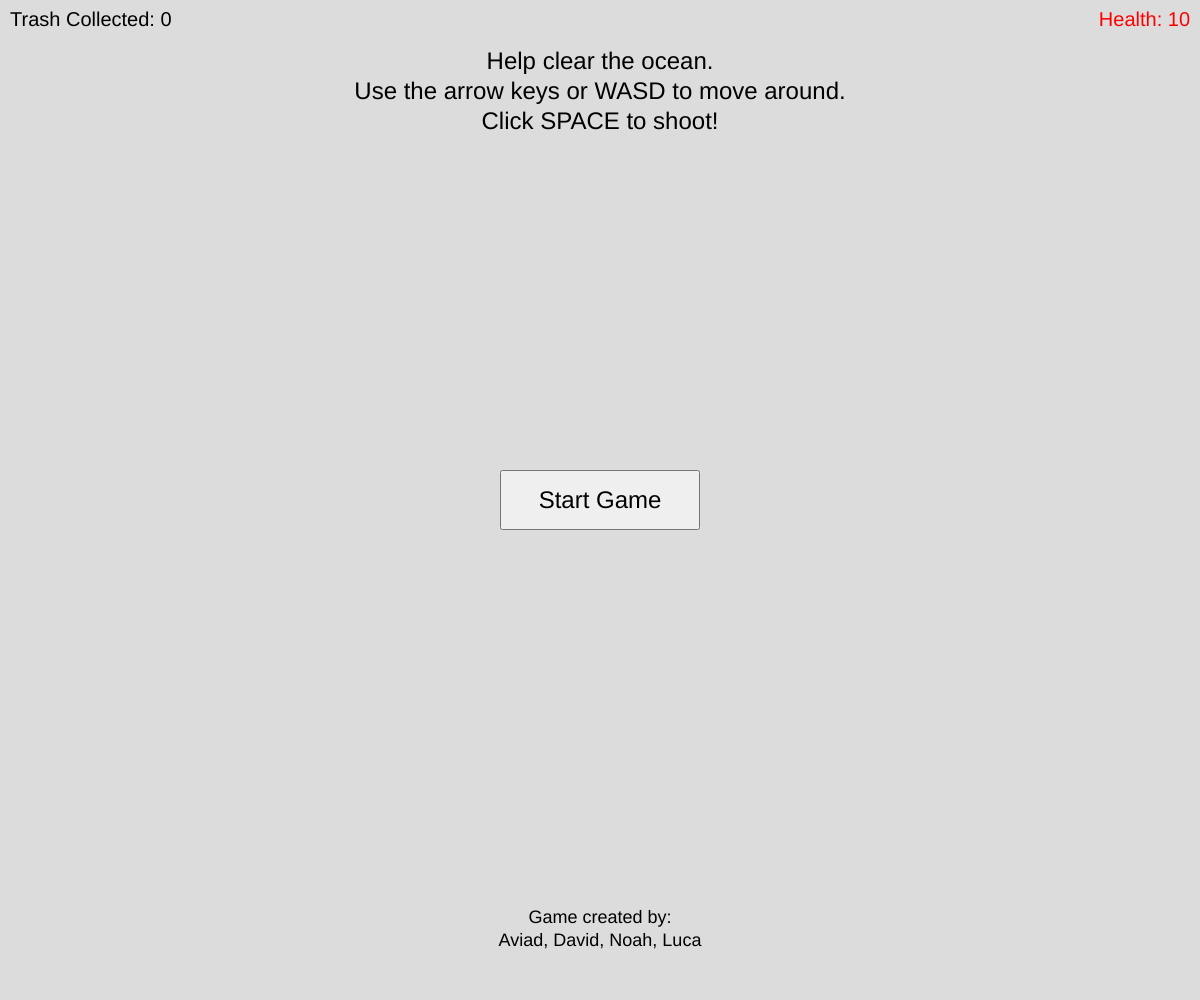
Frame 1 (no input)
Frame 60 (no input): identical to frame 1, image omitted
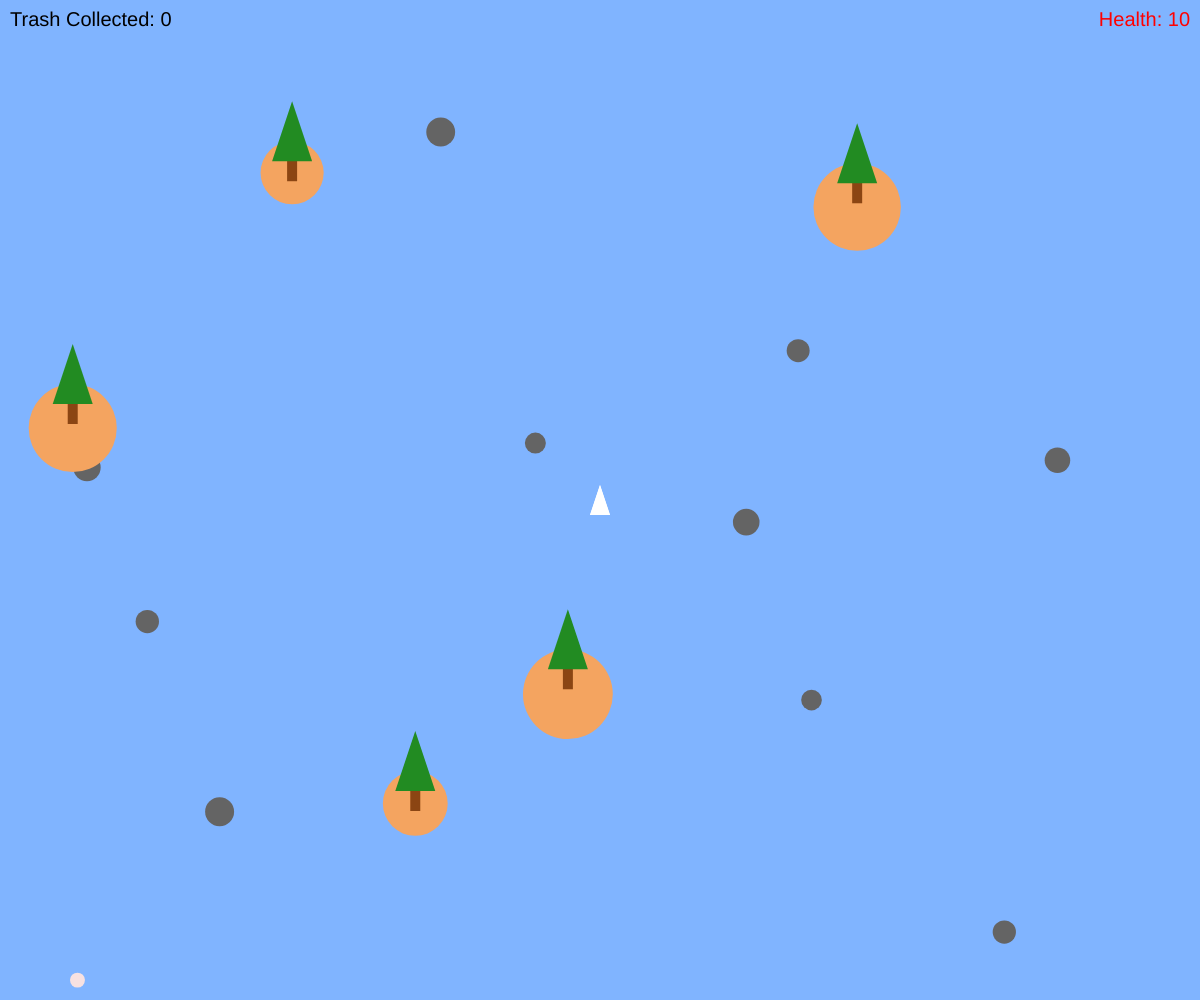
Frame 120 (the mouse pressed at the canvas centre since frame 60)

The p5.js sketch that drew these frames (run headless with seeded random() and noise() and a simulated clock; from frame 60 on, the mouse is pressed at the canvas centre):

// p5.js sketch
// ── sketch.js
let currentState, startButton, backButton, winButton;
let islands = [],
  rocks = [],
  player,
  pressedKeys = {},
  trash = [];
let velocity;
let bullets = [],
  enemyBullets = [];
let collectedTrashCount = 0;
let lastTrashSpawn = 0;
let startGeneratingTrash = false;
let rotationSpeed = 0.05,
  acceleration = 1,
  maxSpeed = 5,
  frictionCoefficient = 0.5;
let lastBulletTime = 0,
  fireDelay = 1500;
let lastEnemySpawnTime = 0,
  enemySpawnDelay = 5000;
let playerHealth = 10; // Set player health back to 10
let enemies = [];
let borderPadding = 1; // Padding around the edges of the canvas

function setup() {
  createCanvas(windowWidth, windowHeight);
  currentState = "mainMenu";
  createMainMenuButtons();
  lastTrashSpawn = millis(); // Initialize lastTrashSpawn to current time
  player = new Player(width / 2, height / 2);
  velocity = createVector(0, 0);
}

function draw() {
  background(currentState === 'game' ? color(128, 180, 255) : color(220));
  handleInput();
  updateBullets();
  updateEnemyBullets();
  drawPlayer();
  
  if (currentState === 'game') {
    if (startGeneratingTrash && millis() - lastTrashSpawn > 2000 && trash.length < 20) {
      lastTrashSpawn = millis();
      generateNewTrash();
    }
    
    rocks.concat(islands).forEach(obj => obj.display());
    trash.forEach(obj => obj.display());
    player.update();
    player.draw();
    
    // Check for trash pickup
    for (let i = trash.length - 1; i >= 0; i--) {
      if (trash[i].isCollected(player.x, player.y, player.size)) {
        trash.splice(i, 1); // Remove collected trash
        collectedTrashCount++;
      }
    }
    
    // Check for collisions with rocks
    for (let i = 0; i < rocks.length; i++) {
      if (rocks[i].collidesWith(player.x, player.y, player.size)) {
        player.handleCollision();
      }
    }

    // Check for collisions with islands
    for (let i = 0; i < islands.length; i++) {
      if (islands[i].collidesWith(player.x, player.y, player.size)) {
        player.handleCollision();
      }
    }

    // Update and display enemies
    for (let i = enemies.length - 1; i >= 0; i--) {
      enemies[i].update(player.x, player.y);
      enemies[i].display();
      enemies[i].shoot(); // Call the shoot method for each enemy
      if (player.collide(enemies[i])) {
        playerHealth--;
        enemies.splice(i, 1);
      }
      // Check for collisions with player bullets
      for (let j = bullets.length - 1; j >= 0; j--) {
        if (enemies[i] && enemies[i].collideWithBullet(bullets[j])) {
          enemies.splice(i, 1);
          bullets.splice(j, 1);
        }
      }
    }

    // Check for player health
    if (playerHealth <= 0) {
      gameOver();
    }

    // Spawn enemies every 5 seconds
    if (millis() - lastEnemySpawnTime > enemySpawnDelay) {
      spawnEnemy();
      lastEnemySpawnTime = millis();
    }

    // Check for win condition
    if (collectedTrashCount >= 50) {
      winGame();
    }
  }

  if (currentState === 'mainMenu') {
    displayMainMenuText();
    startButton.size(200, 60);
    startButton.show();
    backButton.hide(); 
    winButton.hide();
  } else if (currentState === 'game') {
    startButton.hide();
    backButton.hide(); 
  } else if (currentState === 'win') {
    winButton.show();
    backButton.show();
    startButton.hide();
  }
  
  // Draw health text on top of everything
  drawHealth();
  
  // Draw trash collected text on top of everything
  fill(0);
  textSize(20);
  textAlign(LEFT, TOP);
  text(`Trash Collected: ${collectedTrashCount}`, 10, 10);
}


function displayMainMenuText() {
  textSize(24);
  textAlign(CENTER, TOP);
  fill(0);
  text(
    "Help clear the ocean.\nUse the arrow keys or WASD to move around.\nClick SPACE to shoot!",
    width / 2,
    50
  );

  textSize(18);
  textAlign(CENTER, BOTTOM);
  text("Game created by:\nAviad, David, Noah, Luca", width / 2, height - 50);
}

function createMainMenuButtons() {
  startButton = createButton("Start Game");

  startButton.position(width / 2 - 100, height / 2 - 30);
  startButton.size(200, 60);
  startButton.style("font-size", "24px");
  startButton.mousePressed(startGame);

  backButton = createButton("Back to Main Menu");
  backButton.position(width / 2 - 80, height / 1.9 + 70);
  backButton.mousePressed(goToMainMenu);
  backButton.hide();
  
  winButton = createButton("You Win!");
  winButton.position(width / 2 - 80, height / 2 - 30);
  winButton.size(200, 60);
  winButton.style("font-size", "24px");
  winButton.mousePressed(goToMainMenu);
  winButton.hide();
}

function cleanGame () {
  collectedTrashCount = 0;
  islands = [];
  rocks = [];
  trash = [];
  enemies = [];
}

function startGame() {
  currentState = "game";
  cleanGame();
  player = new Player(width / 2, height / 2);
  collectedTrashCount = 0;
  playerHealth = 10; // Reset player health to maximum value
  generateIslands();
  generateRocks();
  startGeneratingTrash = true;
}

function goToMainMenu() {
  currentState = "mainMenu";
}

function winGame() {
  currentState = "win";
}

function generateRocks() {
  let numRocks = 10;
  let playerSize = player.size;
  for (let i = 0; i < numRocks; i++) {
    let x, y, size;
    let overlapping = true;
    while (overlapping) {
      x = random(width);
      y = random(height);
      size = random(20, 30);
      if (dist(x, y, player.x, player.y) > (playerSize + size) / 2)
        overlapping = false;
    }
    rocks.push(new Rock(x, y, size));
  }
}

function generateIslands() {
  let numIslands = 5;
  let playerSize = player.size;
  for (let i = 0; i < numIslands; i++) {
    let x, y, size;
    let overlapping = true;
    while (overlapping) {
      x = random(width);
      y = random(height);
      size = random(50, 100);
      if (dist(x, y, player.x, player.y) > (playerSize + size) / 2)
        overlapping = false;
    }
    islands.push(new Island(x, y, size));
  }
}

function generateNewTrash() {
  let newTrash;
  while (!newTrash) {
    let x = random(width);
    let y = random(height);
    let size = random(5, 15);
    let tooCloseToObstacle = rocks
      .concat(islands)
      .some((obj) => dist(x, y, obj.x, obj.y) < 50);
    if (!tooCloseToObstacle) newTrash = new Trash(x, y, size);
  }
  trash.push(newTrash);
}

function keyPressed() {
  pressedKeys[keyCode] = true;
}
function keyReleased() {
  pressedKeys[keyCode] = false;
}

function handleInput() {
  let previousX = player.x;
  let previousY = player.y;

  if (pressedKeys[UP_ARROW] || pressedKeys[87]) {
    // W key
    let movement = p5.Vector.fromAngle(player.rotation - HALF_PI);
    movement.mult(acceleration);
    velocity.add(movement).limit(maxSpeed);
  }

  if (pressedKeys[LEFT_ARROW] || pressedKeys[65]) player.rotation -= rotationSpeed; // A key
  if (pressedKeys[RIGHT_ARROW] || pressedKeys[68]) player.rotation += rotationSpeed; // D key

  if (pressedKeys[32] && millis() - lastBulletTime > fireDelay) {
    // SPACE key
    bullets.push({
      x: player.x,
      y: player.y,
      velocity: p5.Vector.fromAngle(player.rotation - HALF_PI).mult(8),
    });
    lastBulletTime = millis();
  }

  player.x += velocity.x;
  player.y += velocity.y;

  // Keep the player within the boundaries of the canvas, considering the borderPadding
  player.x = constrain(player.x, borderPadding, width - borderPadding - player.size / 2);
  player.y = constrain(player.y, borderPadding, height - borderPadding - player.size / 2);

  let speed = velocity.mag();
  if (speed > 0) velocity.add(velocity.copy().mult(-1).mult(frictionCoefficient));

  // Check for collisions with rocks
  for (let i = 0; i < rocks.length; i++) {
    if (rocks[i].collidesWith(player.x, player.y, player.size)) {
      player.x = previousX; // Revert player's x position
      player.y = previousY; // Revert player's y position
      velocity.mult(-0.5); // Reverse velocity to simulate collision response
    }
  }

  // Check for collisions with islands
  for (let i = 0; i < islands.length; i++) {
    if (islands[i].collidesWith(player.x, player.y, player.size)) {
      player.x = previousX; // Revert player's x position
      player.y = previousY; // Revert player's y position
      velocity.mult(-0.5); // Reverse velocity to simulate collision response
    }
  }
}



function drawPlayer() {
  push();
  translate(player.x, player.y);
  rotate(player.rotation);
  fill(255);
  beginShape();
  vertex(0, -15);
  vertex(10, 15);
  vertex(-10, 15);
  endShape(CLOSE);
  pop();
}

function updateBullets() {
  for (let i = bullets.length - 1; i >= 0; i--) {
    let bullet = bullets[i];
    bullet.x += bullet.velocity.x;
    bullet.y += bullet.velocity.y;
    fill(255, 0, 0);
    ellipse(bullet.x, bullet.y, 8, 8);
    
    // Check for collisions with rocks
    for (let j = 0; j < rocks.length; j++) {
      if (rocks[j].collidesWith(bullet.x, bullet.y, 0)) {
        bullets.splice(i, 1); // Remove bullet if it collides with a rock
        break; // Exit the loop once a collision is detected
      }
    }
    
    // Check for collisions with islands
    for (let j = 0; j < islands.length; j++) {
      if (islands[j].collidesWith(bullet.x, bullet.y, 0)) {
        bullets.splice(i, 1); // Remove bullet if it collides with an island
        break; // Exit the loop once a collision is detected
      }
    }
    
    if (
      bullet.x < 0 ||
      bullet.x > width ||
      bullet.y < 0 ||
      bullet.y > height
    )
      bullets.splice(i, 1);
  }
}

function updateEnemyBullets() {
  for (let i = enemyBullets.length - 1; i >= 0; i--) {
    let bullet = enemyBullets[i];
    bullet.x += bullet.velocity.x;
    bullet.y += bullet.velocity.y;
    fill(0, 0, 255);
    ellipse(bullet.x, bullet.y, 8, 8);

    // Check for collisions with rocks
    for (let j = 0; j < rocks.length; j++) {
      if (rocks[j].collidesWith(bullet.x, bullet.y, 0)) {
        enemyBullets.splice(i, 1); // Remove bullet if it collides with a rock
        break; // Exit the loop once a collision is detected
      }
    }

    // Check for collisions with islands
    for (let j = 0; j < islands.length; j++) {
      if (islands[j].collidesWith(bullet.x, bullet.y, 0)) {
        enemyBullets.splice(i, 1); // Remove bullet if it collides with an island
        break; // Exit the loop once a collision is detected
      }
    }

    // Check if bullet is out of bounds
    if (
      bullet.x < 0 ||
      bullet.x > width ||
      bullet.y < 0 ||
      bullet.y > height
    )
      enemyBullets.splice(i, 1);

    // Check for collision with player
    if (player.collideWithBullet(bullet)) {
      playerHealth--;
      enemyBullets.splice(i, 1);
    }
  }
}


class Rock {
  constructor(x, y, size) {
    this.x = x;
    this.y = y;
    this.size = size;
  }
  display() {
    fill(100);
    noStroke();
    ellipse(this.x, this.y, this.size);
  }
  collidesWith(x, y, otherSize) {
    return dist(x, y, this.x, this.y) < (otherSize + this.size) / 2;
  }
}

class PalmTree {
  constructor(x, y) {
    this.x = x;
    this.y = y;
  }

  display() {
    fill(139, 69, 19);
    rect(this.x - 5, this.y, 10, 40);
    fill(34, 139, 34);
    triangle(
      this.x - 20,
      this.y + 20,
      this.x + 20,
      this.y + 20,
      this.x,
      this.y - 40
    );
  }
}

class Island {
  constructor(x, y, size) {
    this.x = x;
    this.y = y;
    this.size = size;
    this.palmTree = new PalmTree(this.x, this.y - this.size / 2);
  }

  display() {
    fill(244, 164, 96);
    noStroke();
    ellipse(this.x, this.y, this.size);
    this.palmTree.display();
  }

  collidesWith(x, y, otherSize) {
    return dist(x, y, this.x, this.y) < (otherSize + this.size) / 2;
  }
}

class Trash {
  constructor(x, y, size = 5) {
    this.x = x;
    this.y = y;
    this.size = size;
    this.color = color(random(200, 255), random(200, 255), random(200, 255));
  }

  display() {
    fill(this.color);
    noStroke();
    ellipse(this.x, this.y, this.size, this.size);
  }

  isCollected(x, y, size) {
    if (dist(x, y, this.x, this.y) < size / 2) {
      collectedTrashCount += 0,5; // Increment by 2 when trash is collected
      return true;
    }
    return false;
  }
}

class Player {
  constructor(x, y) {
    this.x = x;
    this.y = y;
    this.rotation = 0;
    this.size = 30; // Assuming a default size for the player
  }

  update() {
    // Update player logic goes here if needed
  }

  draw() {
    // Draw player logic goes here
    drawPlayer(this.x, this.y, this.rotation);
  }

  handleCollision() {
    // Define previous position variables here
    let previousX = this.x;
    let previousY = this.y;

    // Handle collision logic goes here
    // For example, reverting player's position and velocity
    this.x = previousX;
    this.y = previousY;
    velocity.mult(-0.5);
  }

  collide(enemy) {
    let distance = dist(this.x, this.y, enemy.x, enemy.y);
    if (distance < this.size / 2 + enemy.size / 2) {
      return true;
    } else {
      return false;
    }
  }

  collideWithBullet(bullet) {
    let distance = dist(this.x, this.y, bullet.x, bullet.y);
    if (distance < this.size / 2) {
      return true;
    } else {
      return false;
    }
  }
}

class Enemy {
  constructor(x, y) {
    this.x = x;
    this.y = y;
    this.speed = 1;
    this.size = 40; // Increase the size of the enemy
    this.lastShotTime = 0; // Initialize last shot time
  }

  update(playerX, playerY) {
    let angle = atan2(playerY - this.y, playerX - this.x);
    this.x += this.speed * cos(angle);
    this.y += this.speed * sin(angle);

    // Check for collision with rocks
    for (let i = 0; i < rocks.length; i++) {
      if (rocks[i].collidesWith(this.x, this.y, this.size)) {
        this.x -= this.speed * cos(angle); // Revert x position
        this.y -= this.speed * sin(angle); // Revert y position
        break; // Exit the loop once a collision is detected
      }
    }

    // Check for collision with islands
    for (let i = 0; i < islands.length; i++) {
      if (islands[i].collidesWith(this.x, this.y, this.size)) {
        this.x -= this.speed * cos(angle); // Revert x position
        this.y -= this.speed * sin(angle); // Revert y position
        break; // Exit the loop once a collision is detected
      }
    }
  }

  display() {
    let angle = atan2(player.y - this.y, player.x - this.x);
    push();
    translate(this.x, this.y);
    rotate(angle);
    stroke(0);
    fill(255, 0, 0);
    // Draw the larger enemy
    triangle(
      -this.size / 2,
      this.size / 3,
      -this.size / 2,
      -this.size / 3,
      this.size / 2,
      0
    );
    pop();
  }

  collideWithBullet(bullet) {
    let distance = dist(this.x, this.y, bullet.x, bullet.y);
    return distance < this.size / 2; // Return true if bullet collides with the enemy
  }
  
  shoot() {
    // Check if enough time has passed since the last shot
    if (millis() - this.lastShotTime > fireDelay) {
      // Shoot only if enough time has passed
      let angle = atan2(player.y - this.y, player.x - this.x);
      enemyBullets.push({ x: this.x, y: this.y, velocity: p5.Vector.fromAngle(angle).mult(3) });
      this.lastShotTime = millis(); // Update last shot time
    }
  }
}



function spawnEnemy() {
  let border = floor(random(4)); // Choose a random border (0: top, 1: right, 2: bottom, 3: left)
  let x, y;

  switch (border) {
    case 0: // Top border
      x = random(width);
      y = -20;
      break;
    case 1: // Right border
      x = width + 20;
      y = random(height);
      break;
    case 2: // Bottom border
      x = random(width);
      y = height + 20;
      break;
    case 3: // Left border
      x = -20;
      y = random(height);
      break;
  }

  enemies.push(new Enemy(x, y));
}

function drawHealth() {
  textSize(20);
  fill(255, 0, 0);
  textAlign(RIGHT, TOP);
  text(`Health: ${playerHealth}`, width - 10, 10);
}

function gameOver() {
  currentState = "mainMenu";
  resetGame();
}

function resetGame() {
  // Reset all game variables
  islands = [];
  rocks = [];
  trash = [];
  bullets = [];
  enemyBullets = [];
  enemies = [];
  collectedTrashCount = 0;
  playerHealth = 3;
}

function windowResized() {
  resizeCanvas(windowWidth, windowHeight);
}
